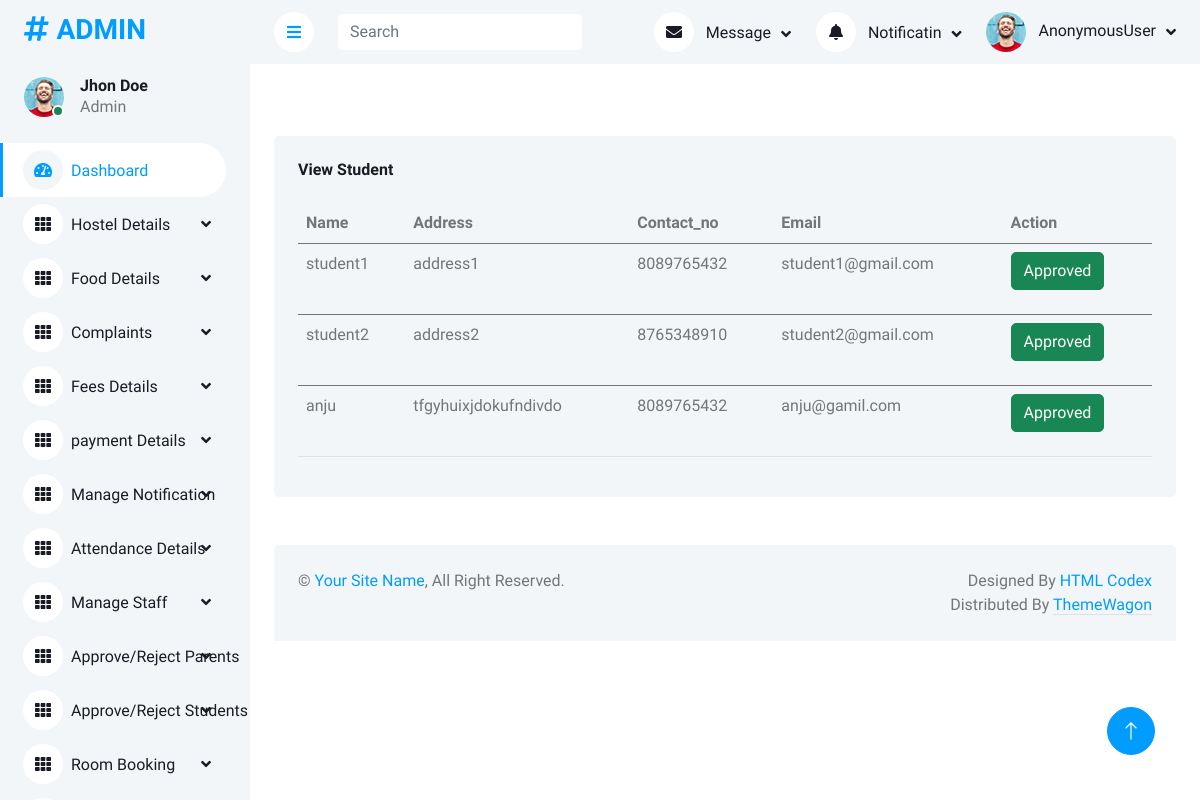
Screenshot of /viewstudent with the database file from the repository.
### app/models.py (models this page shows, shortened)
class Student(models.Model):
    user = models.OneToOneField(Login, on_delete=models.CASCADE, primary_key=True, related_name='student')
    name = models.CharField(max_length=50)
    address = models.TextField()
    contact_no = models.IntegerField()
    email = models.EmailField()
    approval_status = models.BooleanField(default=0)
    image = models.ImageField(upload_to='profile', null=True)
    seen = models.BooleanField(default=False)

### app/adminviews.py (the view)
def view_student(request):
    data = Student.objects.all()
    return render(request, 'admin_temp/view_student.html', {'data': data})

### templates/admin_temp/view_student.html
<!DOCTYPE html>
{% extends 'admin_temp/admin_home.html' %}
{% block content %}
{% load static %}
<div class="col-12">
    <div class="bg-light rounded h-100 p-4">
        <h6 class="mb-4">View Student</h6>
        <div class="table-responsive">
            <table class="table">
                <thead>
                <tr>
                    <th scope="col">Name</th>
                    <th scope="col">Address</th>
                    <th scope="col">Contact_no</th>
                    <th scope="col">Email</th>
                    <th scope="col">Action</th>
                </tr>
                </thead>
                <tbody>
                {% for i in data %}
                <tr>
                    <td>{{i.name}}</td>
                    <td>{{i.address}}</td>
                    <td>{{i.contact_no}}</td>
                    <td>{{i.email}}</td>
                <td>
                {% if i.approval_status == 0 %}
                <a href="{% url 'approve_student' i.user_id %}"><button class="btn btn-success">Approve</button> </a>
                    <a href="{% url 'reject_student' i.user_id %}"><button class="btn btn-danger">Reject</button> </a>
                {% elif i.approval_status == True %}
                    <p class="btn btn-success">Approved</p>
                {% else %}
                    <p class="btn btn-danger">Rejected</p>
                {% endif %}
                </td>
                </tr>
                </tbody>
                {% endfor %}
            </table>
        </div>
    </div>
</div>
{% endblock %}

### static/assets1/css/style.css (style rules this page uses)
:root { --primary: #009CFF; --light: #F3F6F9; --dark: #191C24; }
.btn { transition: .5s; }

### rows the page displays
Student: name "student1", address "address1", contact_no "8089765432", email "student1@gmail.com", approval_status "Approved"
Student: name "student2", address "address2", contact_no "8765348910", email "student2@gmail.com", approval_status "Approved"
Student: name "anju", address "tfgyhuixjdokufndivdo", contact_no "8089765432", email "anju@gamil.com", approval_status "Approved"

### other values shown
{{ request.user }} "AnonymousUser"
